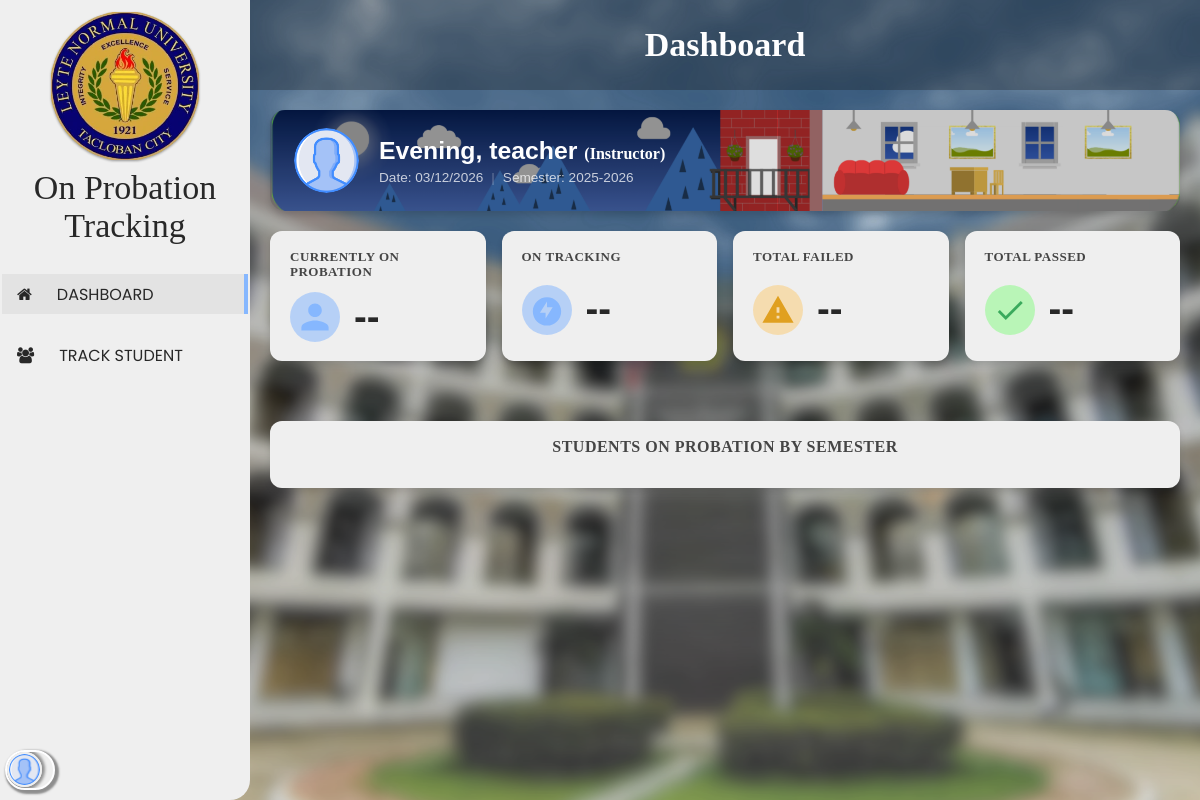
Screenshot of / (signed in) with the database file from the repository.
### website/models.py (models this page shows, shortened)
class Users(db.Model, UserMixin):
    user_id = db.Column(db.Integer, primary_key=True)
    username = db.Column(db.String(50))
    email = db.Column(db.String(150), unique=True)
    password = db.Column(db.String(150))
    status = db.Column(db.String(50))
    avatar = db.Column(db.String(50))
    type = db.Column(db.Integer, db.ForeignKey('user_type.type_id'))
    misc = db.Column(db.String(1024))
    date = db.Column(db.DateTime(timezone=True), default=manila_time)

class UserType(db.Model):
    type_id = db.Column(db.Integer, primary_key=True)
    type = db.Column(db.String(50))# e.g. instructor, dean, associate_dean

### website/views.py (the view)
@views.route('/', methods=['GET', 'POST'])
def home():
    page = 'home'
    if not current_user.is_authenticated:
        return render_template("login.html", user=current_user, page=page)
    if current_user.status != 'confirmed':
        flash(category="warning",message="Please Activate your Account Email")
    return render_template("dashboard.html", user=current_user, page=page)

### website/templates/dashboard.html (shortened to what this page needs)
{% extends "base.html" %}
{% block extra_css %}
<link rel="stylesheet" href="{{ url_for('static', filename='css/daimofuu_titlebar.css') }}">
<link rel="stylesheet" href="{{ url_for('static', filename='css/daimofuu_buttons.css') }}">
<link rel="stylesheet" href="{{ url_for('static', filename='css/main_home_dash.css') }}">
{% endblock %}
{% block contents %}
		{% if page == "preview" and not current_user.is_authenticated %}
		<div class="df_titlebar_main_con third_background_faded primary_color_invert custom_pinned">
			<div class="title_text_big">
				<div class="logo_title_con">
				</div>
			</div>
			<div class="nav_buttons_top">
				<div class="nav_button_entry" onclick="go_to('login');">
					Login
				</div>
				<div class="nav_button_entry active">
					Preview
				</div>
				<div class="nav_button_entry" onclick="go_to('about');">
					About
				</div>
			</div>
		</div>
		{% else %}
		<div class="df_titlebar_main_con center third_background_faded primary_color_invert glass" id="dash_title_top">
		<div class="title_container">
			<div class="text_banner big">Dashboard</div>
		</div>
	</div>
		{% endif %}
<div id="dash_contents" class="primary_color">
		{% include ('fragments/main_dash.html') %}
		{% include ('fragments/main_chart.html') %}
</div>
{% endblock %}

### website/templates/base.html (shortened to what this page needs)
<!DOCTYPE html>
<html lang="en">
<head>
	<link rel="stylesheet" href="{{ url_for('static', filename='css/main.css') }}">
	<link rel="stylesheet" href="{{ url_for('static', filename='css/daimofuu_sidebar.css') }}">
	<link rel="stylesheet" href="{{ url_for('static', filename='css/modal_styles.css') }}">
	<link rel="stylesheet" href="{{ url_for('static', filename='css/modal_views.css') }}">
	<link rel="stylesheet" href="{{ url_for('static', filename='css/account_card.css') }}">
	<link rel="stylesheet" href="{{ url_for('static', filename='css/typography.css') }}">
	{% block extra_css %} {% endblock %}
	<link id='' rel="stylesheet" href="{{ url_for('static', filename='css/loader.css') }}">
	{% if get_theme() == 'dark' %}
	<link  id='theme' rel="stylesheet" href="{{ url_for('static', filename='css/coloring_dark.css') }}">
	{% else %}
	<link  id='theme' rel="stylesheet" href="{{ url_for('static', filename='css/coloring.css') }}">
	{% endif %}
	<link rel="stylesheet" href="{{ url_for('static', filename='css/font-awesome.css') }}">
</head>
<body class="primary_background primary_color" id="main_body">
		<div class="main_container_side_bar">
			<div class="sidebar_container_dynamic primary_background" id="df_sidebar">
				<div class="sidabar_buttons_con primary_background">
					<div class="sidebar_box_con logo_contianer">
						<div class="rounded_logo_ "> </div>
						<div class="big onside_title"> On Probation Tracking </div>
					</div>
		<div class="sidebar_box_con">
			<div class="sidebar_button df_button active primary_color" onclick="closeAllPages();activate(this);" tooltip="Close All pages and go back to Home"> <span class="fa fa-home"> </span>
			<span class="normal nav_text"> Dashboard </span>
			</div>
		</div>
{%if current_user.is_authenticated %}
		{% if current_user.type == 4 %}
		<div class="sidebar_box_con" >
			<div class="sidebar_button df_button primary_color" onclick="showUserManageTable(this);" > <span class="fa fa-users" tooltip="Manage User Roles / Add User"> </span> <span class="normal nav_text"> User Management </span> </div>
		</div>
		<div class="sidebar_box_con" >
			<div class="sidebar_button df_button primary_color" onclick="showSubjectManagementPage(this);" > <span class="fa fa-book" tooltip="Manage User Roles / Add User"> </span> <span class="normal nav_text"> Manage Subjects </span> </div>
		</div>
		<div class="sidebar_box_con" >
			<div class="sidebar_button df_button primary_color" onclick="showSettingsPage(this);" > <span class="fa fa-cogs" tooltip="Open the page for Settings"> </span> <span class="normal nav_text"> Settings </span> </div>
		</div>
		{% else %}
		<div class="sidebar_box_con" >
			<div class="sidebar_button df_button primary_color" onclick="showTrackingTable(this);" tooltip="Go to Student Tracking Page"> <span class="fa fa-users"> </span> <span class="normal nav_text"> Track Student </span> </div>
		</div>
		{% endif %}
{% endif %}
				<div class="sidebar_box_con user_contianer"> </div>
				</div>
				<div class="sidebar_contents_container">
				</div>
			</div>
			<div class="general_container_ primary_color_invert " id="general_container">
				{% block contents %}
				{%endblock%}
			</div>
			<div class="user_capsule_container primary_background primary_color" onclick="togle_dia_user(this);">
				<div class="mini_icon_con">
					{% if current_user.is_authenticated %}
					<img class="_icon_user_" src="{{ url_for('static', filename='images/'+current_user.avatar+'.png') }}" alt="user-icon"/>
					{% else %}
					<img class="_icon_user_" src="{{url_for('static',  filename='images/person_user.png') }}" alt="user-icon"/>
					{% endif %}
				</div>
			</div>
		</div>
</body>
</html>

### website/templates/fragments/main_dash.html (shortened to what this page needs)
<link
  rel="stylesheet"
  href="{{ url_for('static', filename='css/main_home_dash.css') }}"
/>
<div class="dash_contents_con">
  <div class="dash_greeting_banner primary_background" id="dash_greeting_banner">
<div class="dash_greeting_avatar">
  <img
    src="{% if current_user.is_authenticated %}
            {{ url_for('static', filename='images/' + current_user.avatar + '.png') }}
         {% else %}
            {{ url_for('static', filename='images/user.png') }}
         {% endif %}"
    alt="User Avatar"
    class="greeting_avatar_img"
    onerror="
      this.style.background = '#4a5a9a';
      this.src = '';
      this.onerror = null;
    "
  />
</div>
<div class="dash_greeting_text">
  <div class="dash_greeting_name primary_color_invert">
    <span id="dash_greeting_time">Hello</span>,
    {% if current_user.is_authenticated %}
      {{ current_user.username }} <span class="role_text normal">({{ get_user_type(current_user.type).type }})</span>
    {% else %}
      Visitor
    {% endif %}
  </div>
  <div class="dash_greeting_meta primary_color_invert">
    <span>Date: <span id="dash_today_date">--/--/----</span></span>
    <span class="meta_sep">|</span>
    <span>Semester: <span id="dash_semester">----</span></span>
  </div>
</div>
    <div class="bg_banner"></div>
  </div>
  <div class="dash_cards_grid">
    <div class="dash_stat_card primary_background">
      <div class="dash_stat_label primary_color normal">
        Currently on Probation
      </div>
      <div class="dash_stat_body">
        <span class="dash_stat_icon secondary_color">
          <svg xmlns="http://www.w3.org/2000/svg" viewBox="0 0 24 24" fill="currentColor">
            <path d="M12 12c2.7 0 4.8-2.1 4.8-4.8S14.7 2.4 12 2.4 7.2 4.5 7.2 7.2 9.3 12 12 12zm0 2.4c-3.2 0-9.6 1.6-9.6 4.8v2.4h19.2v-2.4c0-3.2-6.4-4.8-9.6-4.8z"/>
          </svg>
        </span>
        <span class="dash_stat_number primary_color" id="stat_probation">
        </span>
      </div>
    </div>
    <div class="dash_stat_card primary_background">
      <div class="dash_stat_label primary_color normal">On Tracking</div>
      <div class="dash_stat_body">
        <span class="dash_stat_icon secondary_color">
          <svg xmlns="http://www.w3.org/2000/svg" viewBox="0 0 24 24" fill="currentColor">
            <path d="M12 3C6.48 3 2 7.48 2 13s4.48 10 10 10 10-4.48 10-10S17.52 3 12 3zm-1 15v-4H7l5-8v4h4l-5 8z"/>
          </svg>
        </span>
        <span class="dash_stat_number primary_color" id="stat_tracking">
        </span>
      </div>
    </div>
    <div class="dash_stat_card primary_background">
      <div class="dash_stat_label primary_color normal">Total Failed</div>
      <div class="dash_stat_body">
        <span class="dash_stat_icon dash_stat_icon_warn">
          <svg xmlns="http://www.w3.org/2000/svg" viewBox="0 0 24 24" fill="currentColor">
            <path d="M1 21h22L12 2 1 21zm12-3h-2v-2h2v2zm0-4h-2v-4h2v4z"/>
          </svg>
        </span>
        <span class="dash_stat_number primary_color" id="stat_failed">
        </span>
      </div>
    </div>
    <div class="dash_stat_card primary_background">
      <div class="dash_stat_label primary_color normal">Total Passed</div>
      <div class="dash_stat_body">
        <span class="dash_stat_icon dash_stat_icon_success">
          <svg xmlns="http://www.w3.org/2000/svg" viewBox="0 0 24 24" fill="currentColor">
            <path d="M9 16.17L4.83 12l-1.42 1.41L9 19 21 7l-1.41-1.41z"/>
          </svg>
        </span>
        <span class="dash_stat_number primary_color" id="stat_passed">
        </span>
      </div>
    </div>
  </div>
</div>

### website/static/css/main.css (style rules this page uses)
body { margin:0; font-family:Comfortaa; min-height:100%; padding:0px; color:white; }
.primary_color_invert { color:white; }
#dash_title_top { z-index:5; }
.glass { backdrop-filter:blur(2px); }
#general_container { animation:zoomInWithCircle 0.3s ease-out forwards; -webkit-animation:zoomInWithCircle 0.3s ease-out forwards; }
.onside_title { padding:8px; text-align:center; max-height:0px; overflow:hidden; }
.center { text-align:center !important; align-items:center; }

### website/static/css/daimofuu_sidebar.css (style rules this page uses)
body, html { margin:0; min-height:400px; padding:0px; font-family:Montserrat Ace Regular; }
* { box-sizing:border-box; }
#main_body { background-color:var(--primary_background_darker); background-image:var(--bg_src); background-size:cover; background-attachment:fixed; transition:0.2s; -webkit-transition:0.2s; }
.main_container_side_bar { width:100%; min-height:400px; position:relative; display:flex; min-height: 100vh; }
.sidebar_container_dynamic { width:100%; max-width:60px; min-height:100vh; min-width:60px; top:0px; display:inline-block; overflow-x:hidden; overflow-y:hidden; -webkit-transition:0.2s; transition:0.2s; border-radius:0px; position:fixed !important; z-index:10; }
.general_container_ { width:100%; padding-left:60px; display:inline-block; overflow-x:hidden; overflow-y:hidden; }
.sidebar_container_dynamic > .sidabar_buttons_con { width:100%; max-width:60px; min-width:60px; min-height:inherit; border-radius:0 0 0px 0px; display:flex; flex-direction:column; overflow:hidden; position:absolute; top:0; left:0; padding-bottom:60px; }
.sidebar_box_con { width:100%; min-height:50px; margin-top:1px; padding:10px; padding-left:2px; padding-right:2px; position:relative; }
.sidebar_box_con > .sidebar_button { width:100%; min-height:40px; position:relative; display:flex; align-items:center; justify-content:center; border-right:4px rgba(0,0,0,0) solid; cursor:pointer; border-radius:0px !important; border-bottom:transparent !important; box-shadow:none; -webkit-transition:0.2s; transition:0.2s; }
.sidebar_box_con > .sidebar_button.active { border-right:4px var(--secondary_color) solid; background:var(--primary_background_darker); }
.sidebar_box_con.logo_contianer { min-height:70px; }
.sidebar_box_con.user_contianer { min-height:70px; position:absolute; bottom:0px; z-index:2; overflow:visible; }
.user_capsule_container { position:fixed; z-index:11; width:50px; max-width:200px; min-height:40px; border:solid var(--primary_color_invert) 2px; bottom:10px; left:5px; border-radius:20px; box-shadow:2px 2px 2px 2px rgba(45,45,45,0.5); max-height:40px; overflow:hidden; -webkit-transition:0.3s; transition:0.3s; }
.sidebar_contents_container { width:100%; min-height:300px; overflow-y:auto; overflow-x:hidden; padding-left:60px; min-width:60px; padding-top:30px; }
.rounded_logo_ { background-image:url(../images/lnu_logo.webp); width:100%; min-height:50px; background-size:60% auto; background-position:center; background-repeat:no-repeat; transition:0.2s; }
.big { font-size:34px; }
.normal { font-size:16px; }
.sidebar_button > .nav_text { display:none; }
@media screen and (min-width: 1000px) { .sidebar_container_dynamic { position: absolute; bottom: 0px; overflow: hidden; max-width:250px; border-radius:0 0px 20px 0; background:none !important; } }
@media screen and (min-width: 1000px) { .sidabar_buttons_con { max-width: 250px !important; top: unset !important; max-height:55px; padding-left:0px; } }
@media screen and (min-width: 1000px) { .general_container_ { padding-left:250px; } }
@media screen and (min-width: 1000px) { .sidebar_box_con > .sidebar_button { justify-content:flex-start; padding-left:15px; } }
@media screen and (min-width: 1000px) { .sidebar_button > span.fa { padding-right:5px; } }
@media screen and (min-width: 1000px) { .sidebar_button > .nav_text { display:block; text-align:left; padding-left:20px; text-transform: uppercase; font-family:Poppins; } }
@media screen and (min-width: 1000px) { .rounded_logo_ { filter: drop-shadow(0px 1px 1px rgba(20, 20, 20, 0.4)); min-height:150px; } }
@media screen and (min-width: 1000px) { .onside_title { overflow:show; max-height:unset; } }

### website/static/css/typography.css (style rules this page uses)
body, html { font-family:Gotham Rounded; }
.big { font-size:34px; line-height:initial; }
.normal { font-size:16px; line-height:15px; font-family: 'Gotham Rounded'; }

### website/static/css/loader.css (style rules this page uses)
* { box-sizing:border-box; }

### website/templates/fragments/main_dash.html (style rules this page uses)
.dash_stat_card { cursor: pointer; transition: transform 0.2s ease, box-shadow 0.2s ease; }

### rows the page displays
Users: avatar (placeholder picture), username "teacher", type.type "Instructor"
